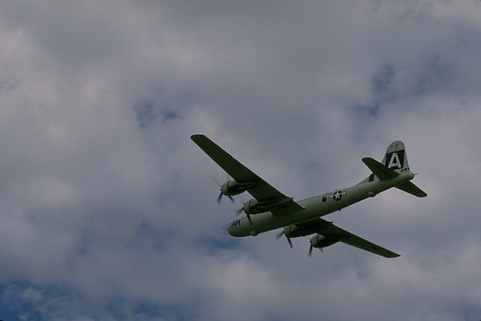
%> input picture Enhazing-Guided-Filter/3096.jpg, 481 x 321 px
$ octave Main_Enhazing.m   (GNU Octave 9; MATLAB toolbox functions it lacks are replaced by stand-ins)
%> lines starting %> are read from the running program, lines starting %| are printed output that depends on the picture
### Enhazing-Guided-Filter/guidedfilter.m
function q = guidedfilter(I, p, r, eps)
%   GUIDEDFILTER   O(1) time implementation of guided filter.
%
%   - guidance image: I (should be a gray-scale/single channel image)
%   - filtering input image: p (should be a gray-scale/single channel image)
%   - local window radius: r
%   - regularization parameter: eps

[hei, wid] = size(I);
N = boxfilter(ones(hei, wid), r); % the size of each local patch; N=(2r+1)^2 except for boundary pixels.

mean_I = boxfilter(I, r) ./ N;
mean_p = boxfilter(p, r) ./ N;
mean_Ip = boxfilter(I.*p, r) ./ N;
cov_Ip = mean_Ip - mean_I .* mean_p; % this is the covariance of (I, p) in each local patch.

mean_II = boxfilter(I.*I, r) ./ N;
var_I = mean_II - mean_I .* mean_I;

a = cov_Ip ./ (var_I + eps); % Eqn. (5) in the paper;
b = mean_p - a .* mean_I; % Eqn. (6) in the paper;

mean_a = boxfilter(a, r) ./ N;
mean_b = boxfilter(b, r) ./ N;

q = mean_a .* I + mean_b; % Eqn. (8) in the paper;
end

### Enhazing-Guided-Filter/boxfilter.m
function imDst = boxfilter(imSrc, r)

%   BOXFILTER   O(1) time box filtering using cumulative sum
%
%   - Definition imDst(x, y)=sum(sum(imSrc(x-r:x+r,y-r:y+r)));
%   - Running time independent of r;
%   - Equivalent to the function: colfilt(imSrc, [2*r+1, 2*r+1], 'sliding', @sum);
%   - But much faster.

[hei, wid] = size(imSrc);
imDst = zeros(size(imSrc));

%cumulative sum over Y axis
imCum = cumsum(imSrc, 1);
%difference over Y axis
imDst(1:r+1, :) = imCum(1+r:2*r+1, :);
imDst(r+2:hei-r, :) = imCum(2*r+2:hei, :) - imCum(1:hei-2*r-1, :);
imDst(hei-r+1:hei, :) = repmat(imCum(hei, :), [r, 1]) - imCum(hei-2*r:hei-r-1, :);

%cumulative sum over X axis
imCum = cumsum(imDst, 2);
%difference over Y axis
imDst(:, 1:r+1) = imCum(:, 1+r:2*r+1);
imDst(:, r+2:wid-r) = imCum(:, 2*r+2:wid) - imCum(:, 1:wid-2*r-1);
imDst(:, wid-r+1:wid) = repmat(imCum(:, wid), [1, r]) - imCum(:, wid-2*r:wid-r-1);
end

### Enhazing-Guided-Filter/Main_Enhazing.m
%% 程序整理分享
% 西安邮电大学图像处理团队-郝浩
% 个人博客 www.aomanhao.top
% Github https://github.com/AomanHao
%
% 何凯明作者论文及代码地址http://kaiminghe.com/eccv10/
% figure 6 in our paper
%--------------------------------------

clear
close all
clc
%% 读取图像及参数
I=imread('3096.jpg');
%> I is the input picture: size 321x481x3 uint8; mean R, G, B 113.8, 118.4, 129.2
I = double(I)./ 255;
%> I: size 321x481x3 double
p = I;
figure;imshow(I);title('原始图像');
r = 16;
eps = 0.1^2;
sigma = 4;%叠加残差的倍数
q = zeros(size(I));
%% 彩色图像引导滤波
q(:, :, 1) = guidedfilter(I(:, :, 1), p(:, :, 1), r, eps);
%> in boxfilter, `imDst(:, wid-r+1:wid) = repmat(imCum(:, wid), [1, r]) - imCum(:, wid-2..`:
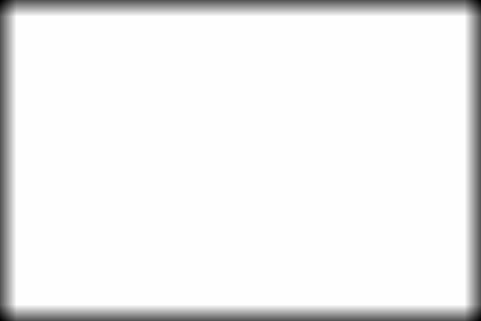
%> imDst: size 321x481 double; min 289, max 1089, mean 1042.9; drawn with min black and max white
%> in boxfilter (call 2), `imDst(hei-r+1:hei, :) = repmat(imCum(hei, :), [r, 1]) - imCum(hei-2*r:..`: imDst: size 321x481 double; min 1.62, max 19.99, mean 14.37
%> in boxfilter (call 2), `imDst(:, 1:r+1) = imCum(:, 1+r:2*r+1);`: imDst: size 321x481 double; min 1.62, max 646, mean 27.2
%> in boxfilter (call 2), `imDst(:, wid-r+1:wid) = repmat(imCum(:, wid), [1, r]) - imCum(:, wid-2..`: imDst: size 321x481 double; min 49.51, max 646, mean 465.4
%> call 4 of boxfilter, with r = 16
%> in boxfilter (call 4), `imDst(hei-r+1:hei, :) = repmat(imCum(hei, :), [r, 1]) - imCum(hei-2*r:..`: imDst: size 321x481 double; min 0.0918, max 12.12, mean 6.8
%> in boxfilter (call 4), `imDst(:, 1:r+1) = imCum(:, 1+r:2*r+1);`: imDst: size 321x481 double; min 0.0918, max 383.6, mean 13.2
%> in boxfilter (call 4), `imDst(:, wid-r+1:wid) = repmat(imCum(:, wid), [1, r]) - imCum(:, wid-2..`:
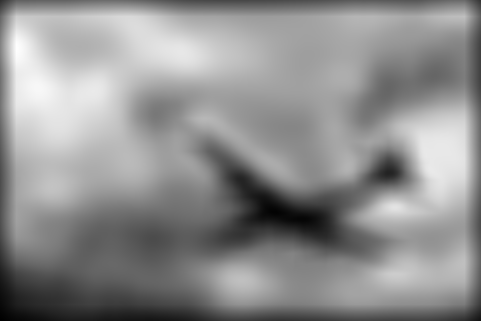
%> imDst: size 321x481 double; min 8.69, max 383.6, mean 220.2; drawn with min black and max white
%> in guidedfilter, `mean_Ip = boxfilter(I.*p, r) ./ N;`:
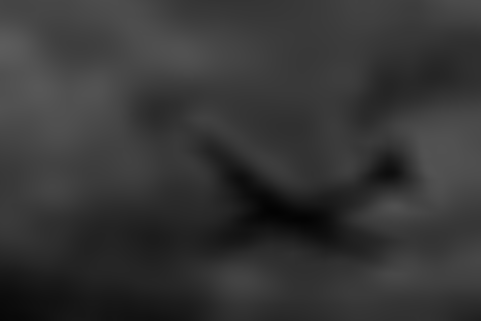
%> mean_Ip: size 321x481 double; min 0.0127, max 0.362, mean 0.211
%> in boxfilter (call 6), `imDst(hei-r+1:hei, :) = repmat(imCum(hei, :), [r, 1]) - imCum(hei-2*r:..`: imDst: size 321x481 double; min 0.0471, max 27.52, mean 5
%> in boxfilter (call 6), `imDst(:, 1:r+1) = imCum(:, 1+r:2*r+1);`: imDst: size 321x481 double; min 0.0471, max 209.1, mean 6.7
%> in boxfilter (call 6), `imDst(:, wid-r+1:wid) = repmat(imCum(:, wid), [1, r]) - imCum(:, wid-2..`: imDst: size 321x481 double; min 2, max 888.4, mean 163.5
%> call 7 of boxfilter, with r = 16
%> in boxfilter (call 7), `imDst(hei-r+1:hei, :) = repmat(imCum(hei, :), [r, 1]) - imCum(hei-2*r:..`: imDst: size 321x481 double; min 1.38, max 18.78, mean 12.5
%> in boxfilter (call 7), `imCum = cumsum(imDst, 2);`:
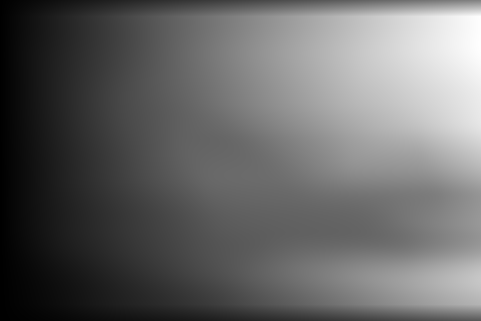
%> imCum: size 321x481 double; min 2.85, max 7708.5, mean 3115.6; drawn with min black and max white
%> in boxfilter (call 7), `imDst(:, 1:r+1) = imCum(:, 1+r:2*r+1);`:
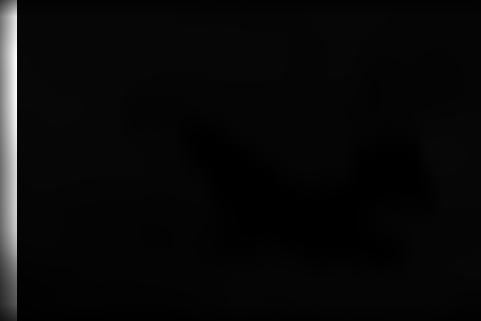
%> imDst: size 321x481 double; min 1.38, max 610, mean 24.7; drawn with min black and max white
%> in boxfilter (call 7), `imDst(:, wid-r+1:wid) = repmat(imCum(:, wid), [1, r]) - imCum(:, wid-2..`:
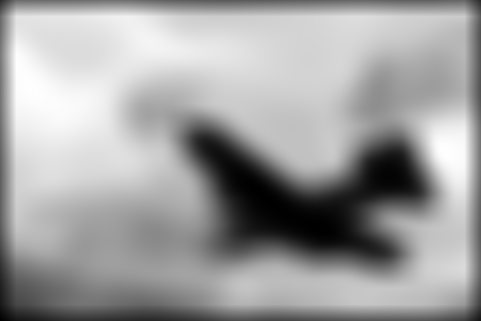
%> imDst: size 321x481 double; min 49.24, max 611.3, mean 404.4; drawn with min black and max white
%> in guidedfilter, `q = mean_a .* I + mean_b;`:
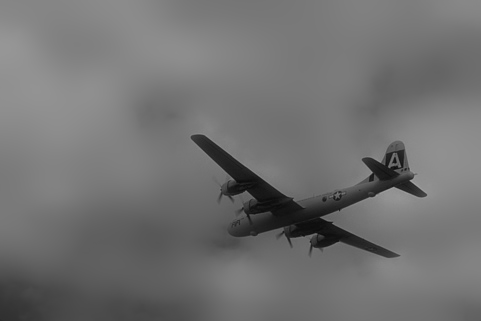
%> q: size 321x481 double; min 0.0471, max 0.641, mean 0.447
q(:, :, 2) = guidedfilter(I(:, :, 2), p(:, :, 2), r, eps);
q(:, :, 3) = guidedfilter(I(:, :, 3), p(:, :, 3), r, eps);
figure;imshow(q);title('导向滤波图像');
%% 滤波图与未滤波图的残差
w = (I - q);
figure;imshow(w);title('残差图像');
I_enh = w * sigma + I;
figure;imshow(I_enh);title('增强图像');
